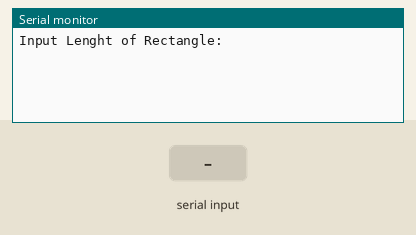
Bench run of a sketch on a simulated Arduino Uno, built with avr-gcc and run on an emulated ATmega328P. Shown: the last lines printed to the serial monitor. The test bench sets the inputs (shaded band).

Above: at 1.2 s.
1.3 s: "90,45\n" received over Serial
At 2.61 s:
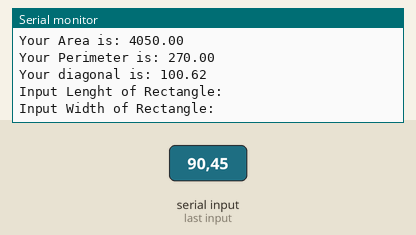
2.8 s: "30,150\n" received over Serial
At 4.9 s:
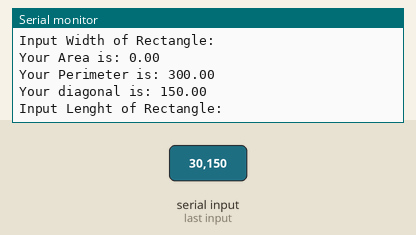

The sketch:

local_variables.ino
```cpp
void setup() {
  // put your setup code here, to run once:
  Serial.begin(115200);
}

void loop() {
  // put your main code here, to run repeatedly:
  float width;
  float length;
  float area;
  float perimeter;
  float diagonal;
  Serial.println("Input Lenght of Rectangle: ");
  while (Serial.available() == 0) {
  }
  length = Serial.parseFloat();

  Serial.println("Input Width of Rectangle: ");
  while (Serial.available() == 0) {
  }
  width = Serial.parseFloat();
  findArea(length, width, area);
  Serial.println("Your Area is: " + String(area));
  findPerimeter(length, width, perimeter);
  Serial.println("Your Perimeter is: " + String(perimeter));
  findDiagonal(length, width, diagonal);
  Serial.println("Your diagonal is: " + String(diagonal));
  Serial.println();

}

void findArea(float l, float w, float &a) {
  // float a;
  a = l * w;
  // return a;
}

void findPerimeter(float l, float w, float &p) {
  // float p;
  p = 2 * l + 2 * w;
  // return p;
}
void findDiagonal(float l, float w, float &d){
  // float d;
  d = sqrt(l*l + w*w);
  // return d;
}
```

Measured:
- after the input at 1.3 s, the serial monitor: prints a new line at once (image 1)
- after the input at 2.8 s, the serial monitor: prints a new line at once (image 2)
